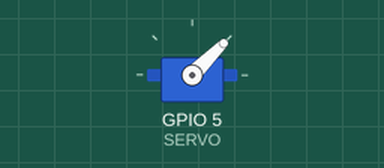
This program was run on a simulated Raspberry Pi (BCM pin numbers). Parts: servo. Servo angles are drawn from the pulse width (0.5 ms = 0°, 2.5 ms = 180°); what the program prints to the terminal is not drawn. At 5.0 s the program stops and its outputs stay as they are.

Above: at 0.1 s.
At 2.1 s:
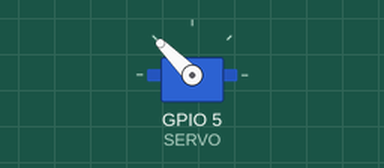
At 3.1 s:
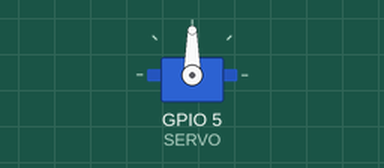
Timing chart, 0 to 5.5 s (numbered marks = the images above):
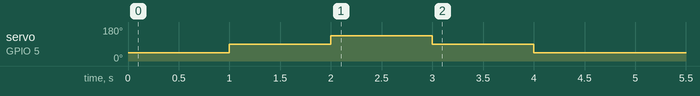

The program:

sg90_1time.py
```python
#!/usr/bin/python
import RPi.GPIO as GPIO
import time

SERVO = 5
GPIO.setmode(GPIO.BCM)
GPIO.setup(SERVO, GPIO.OUT)
p = GPIO.PWM(SERVO, 50)
p.start(5)
p.ChangeDutyCycle(5)
time.sleep(1)
p.ChangeDutyCycle(7.5)
time.sleep(1)
p.ChangeDutyCycle(10)
time.sleep(1)
p.ChangeDutyCycle(7.5)
time.sleep(1)
p.ChangeDutyCycle(5)
time.sleep(1)
print "Done loop"
p.stop()
GPIO.cleanup()
```

Measured:
- by itself, servo on GPIO 5 (SERVO): 45° → 90° at 1.0 s, → 135° 1.0 s later, → 90° 1.0 s later, → 45° 1.0 s later
